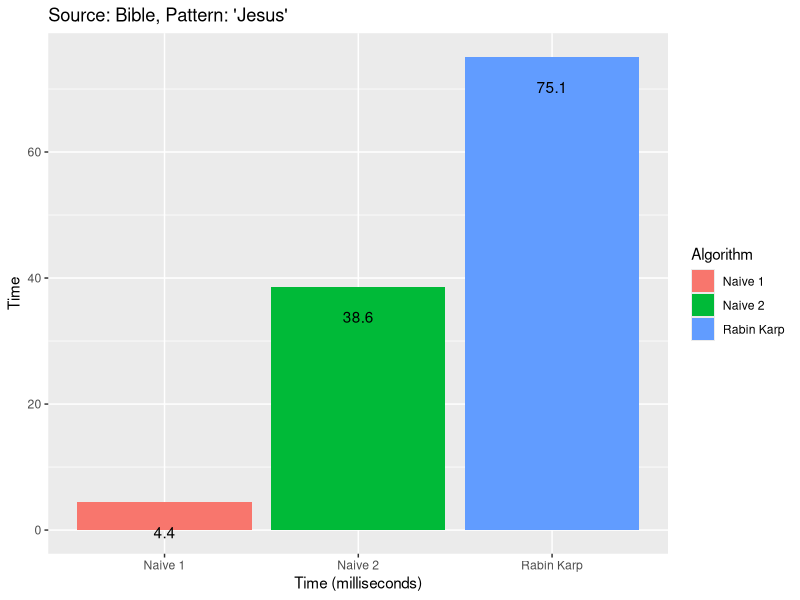

Write R code to recreate this figure.
library(ggplot2)
library(plyr)

results = read.csv('results2.txt', header=FALSE)
results = rename(results, c("V1"="Algorithm", "V2"="Time"))
mean_results <- aggregate(Time~Algorithm, data=results, FUN="mean")
png("results2.png")
mean_results
ggplot(data=mean_results, aes(x=Algorithm, y=Time, fill=Algorithm)) + 
geom_bar(stat="identity", ymin=0) + 
ggtitle("Source: Bible, Pattern: 'Jesus'") +
xlab("Time (milliseconds)") +
geom_text(aes(label=Time), vjust=3)
coord_flip()
dev.off()
